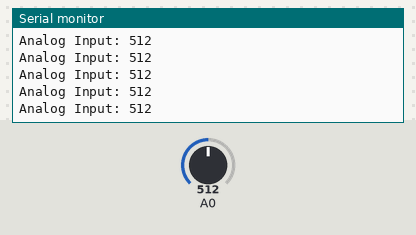
A sketch run on a simulated Arduino Uno, built with avr-gcc and run on an emulated ATmega328P. Shown: the last lines printed to the serial monitor. Inputs (shaded band) come from the test bench; at power-on: A0 = 512.

Above: at 1.2 s.
1.3 s: A0 set to 109
At 1.8 s:
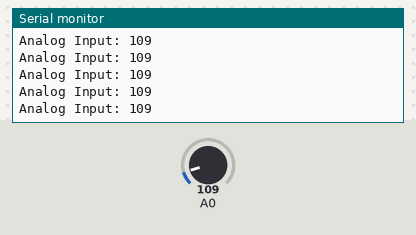
4.3 s: A0 set to 92
At 4.8 s:
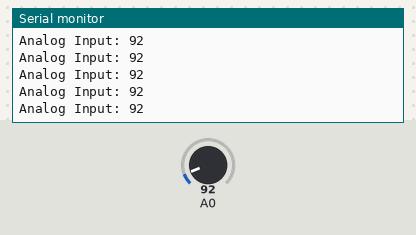
7.3 s: A0 set to 11
At 7.8 s:
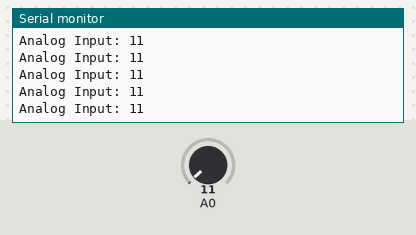
8.8 s: A0 set to 8
At 9.3 s:
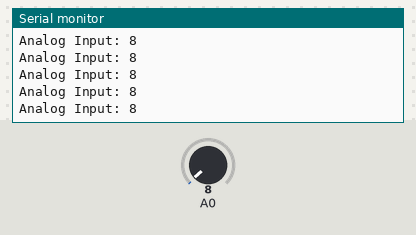
Timing chart, 0 to 11.8 s (numbered marks = the images above; inputs shaded):
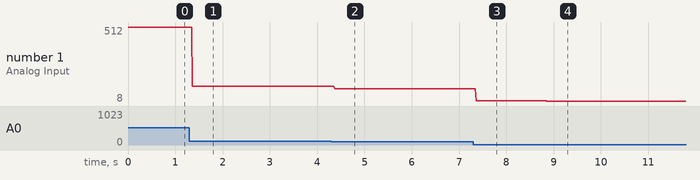

The sketch:

KeyTest.ino
```cpp
void setup() {
  Serial.begin(9600);

}

void loop() {
  Serial.print("Analog Input: ");
  Serial.println(analogRead(A0)); // Endre til A1, A2... for de andre portene

}
```

Measured:
- after the input at 1.3 s, the serial monitor: prints a new line after 0.06 s (image 1)
- after the input at 4.3 s, the serial monitor: prints a new line after 0.07 s (image 2)
- after the input at 7.3 s, the serial monitor: prints a new line after 0.06 s (image 3)
- after the input at 8.8 s, the serial monitor: prints a new line after 0.06 s (image 4)
- plotted number 1: 512 → 109 after the input at 1.3 s, 109 → 92 after the input at 4.3 s, 92 → 11 after the input at 7.3 s, 11 → 8 after the input at 8.8 s
